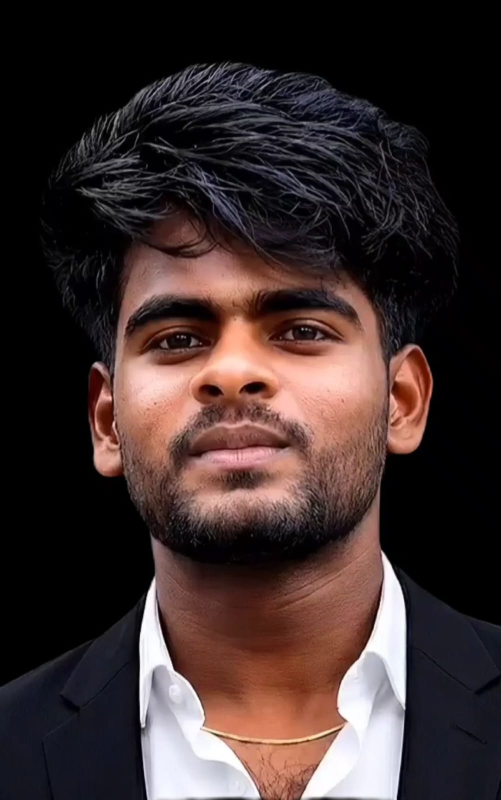
#> input picture face/1.jpeg, 1002 x 1600 px (shown at 1/2 size); its folder holds only this picture in this run
$ python align_portraits.py
#> lines starting #> are read from the running program, lines starting #| are printed output that depends on the picture
import os
import glob
from PIL import Image

def get_aligned_portrait(filepath):
#> called with filepath = 'face/1.jpeg'
    img = Image.open(filepath)
#> img is the input picture: PIL image 1002x1600 RGB; mean R, G, B 61.9, 46.8, 45.7
    w, h = img.size
#> w = 1002; h = 1600

    # Standardize scale: resize to height = 1600 (width will scale proportionally)
    target_h = 1600
    scale = target_h / h
#> scale = 1
    new_w = int(w * scale)
#> new_w = 1002
    img_resized = img.resize((new_w, target_h), Image.Resampling.LANCZOS if hasattr(Image, 'Resampling') else Image.BICUBIC)

    # Grayscale for face detection
    gray = img_resized.convert('L')
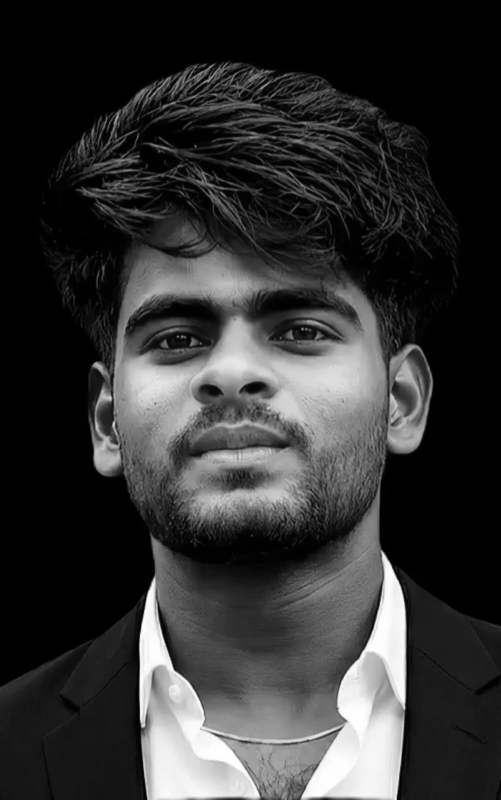
#> gray: PIL image 1002x1600 L (shown at 1/2 size); min 0, max 255, mean 51.2
    pixels = gray.load()

    # Skin bounds detection (Y: 240 to 1120 in 1600px height scale)
    x_coords = []
    for y in range(int(target_h * 0.15), int(target_h * 0.7)):
        for x in range(new_w):
            if pixels[x, y] > 80:
                x_coords.append(x)

    if x_coords:
        face_x = (min(x_coords) + max(x_coords)) / 2
    else:
        face_x = new_w / 2

    # Crop a 3:4 box (e.g. width = 1002, height = 1336) centered on face_x
    crop_w = 1002
    crop_h = 1336

    left = int(face_x - crop_w / 2)
    # Clamp left boundary
    left = max(0, min(left, new_w - crop_w))
#> left = 0
    right = left + crop_w
#> right = 1002
    top = 80 # Leave about 80px space on top
    bottom = top + crop_h

    img_cropped = img_resized.crop((left, top, right, bottom))
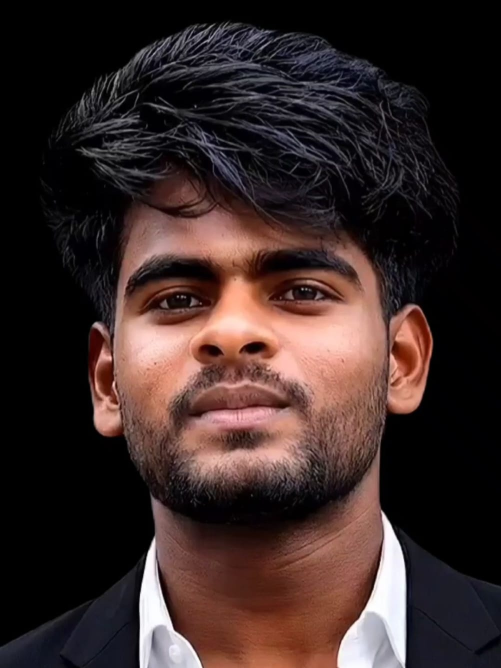
#> img_cropped: PIL image 1002x1336 RGB (shown at 1/2 size); mean R, G, B 57.6, 41.3, 39.6
    # Resize to standard size (e.g., 600x800)
    return img_cropped.resize((600, 800), Image.Resampling.LANCZOS if hasattr(Image, 'Resampling') else Image.BICUBIC)
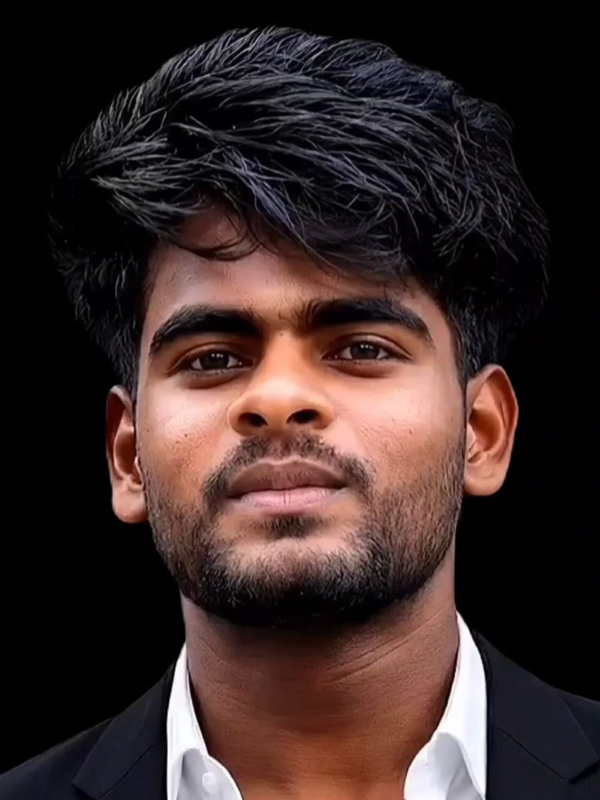
#> returned value: PIL image 600x800 RGB; mean R, G, B 57.6, 41.3, 39.6

def main():
    face_dir = r"c:\client\Hareesh\Project\Hareesh_Portfolio\face"
    jpegs = sorted(glob.glob(os.path.join(face_dir, "*.jpeg")))

    if not jpegs:
        print("No JPEGs found!")
        return

    aligned_images = []
    for f in jpegs:
        print(f"Aligning {os.path.basename(f)}...")
        aligned = get_aligned_portrait(f)
        aligned_images.append((os.path.basename(f), aligned))

    # Save a horizontal grid for visual inspection
    total_w = 600 * len(aligned_images)
#> total_w = 600
    total_h = 800
    grid = Image.new('RGB', (total_w, total_h))
#> grid: PIL image 600x800 RGB; every value is 0

    for idx, (name, img) in enumerate(aligned_images):
        grid.paste(img, (idx * 600, 0))
        # Save individually as portrait_X.png
        img.save(os.path.join(face_dir, f"portrait_{idx}.png"))
#> this loop made 1 pass
#> name on pass 1: '1.jpeg'

    grid_path = os.path.join(face_dir, "portrait_grid.jpg")
    grid.save(grid_path)
    print(f"Grid saved to {grid_path}")
#| Grid saved to c:\client\Hareesh\Project\Hareesh_Portfolio\face/portrait_grid.jpg

if __name__ == "__main__":
    main()

$ run again, on face/5.jpeg
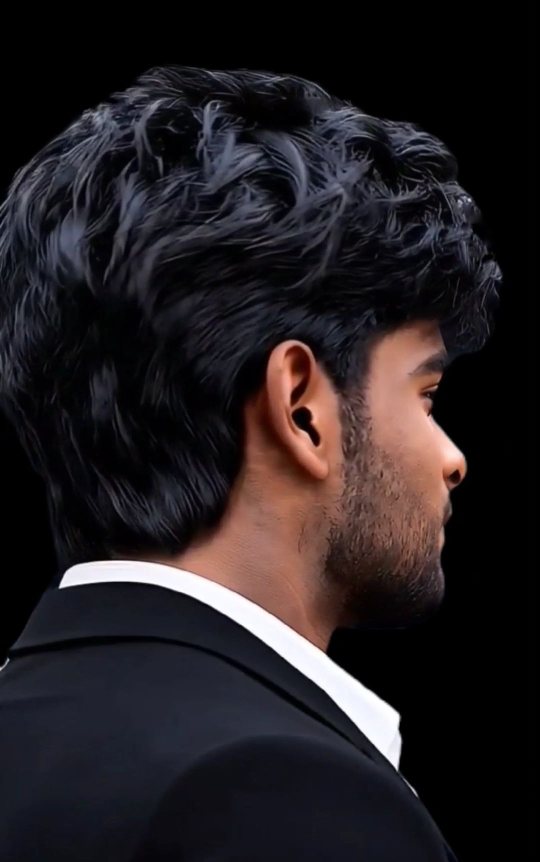
#> input picture face/5.jpeg, 1080 x 1724 px (shown at 1/2 size)
#> in get_aligned_portrait, img is the input picture: PIL image 1080x1724 RGB; mean R, G, B 35.6, 30.1, 33.2
#> in get_aligned_portrait, `gray = img_resized.convert('L')`:
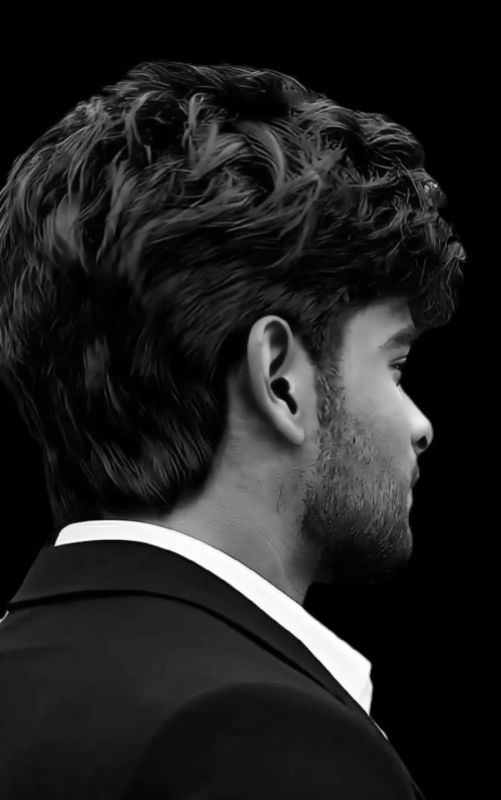
#> gray: PIL image 1002x1600 L (shown at 1/2 size); min 0, max 255, mean 32.1
#> in get_aligned_portrait, `return img_cropped.resize((600, 800), Image.Resampling.LANCZOS if hasa..`:
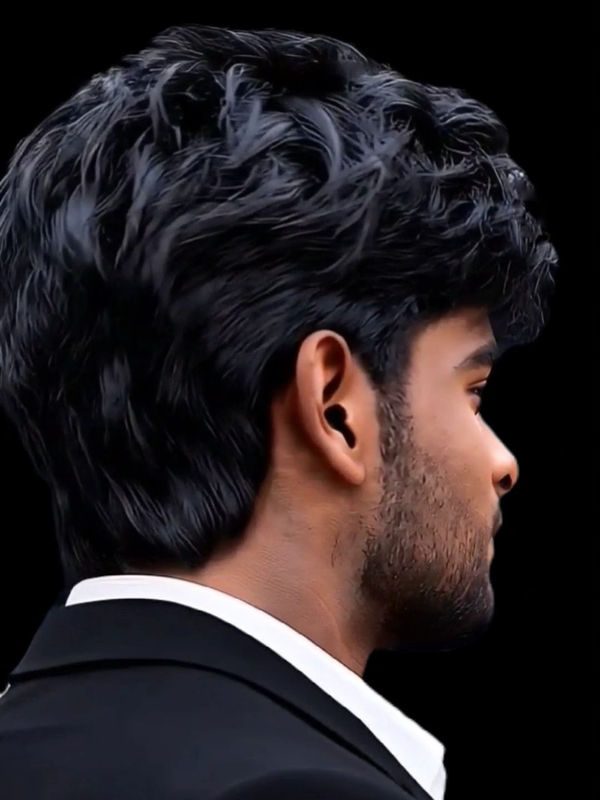
#> returned value: PIL image 600x800 RGB; mean R, G, B 40.5, 33.8, 36.6
#> total_w = 600
#> grid: PIL image 600x800 RGB; every value is 0
#> the loop in main, `for idx, (name, img) in enumerate(aligned_images):` made 1 pass
#> name on pass 1: '5.jpeg'
#| Grid saved to c:\client\Hareesh\Project\Hareesh_Portfolio\face/portrait_grid.jpg

$ run again, on face/6.jpeg
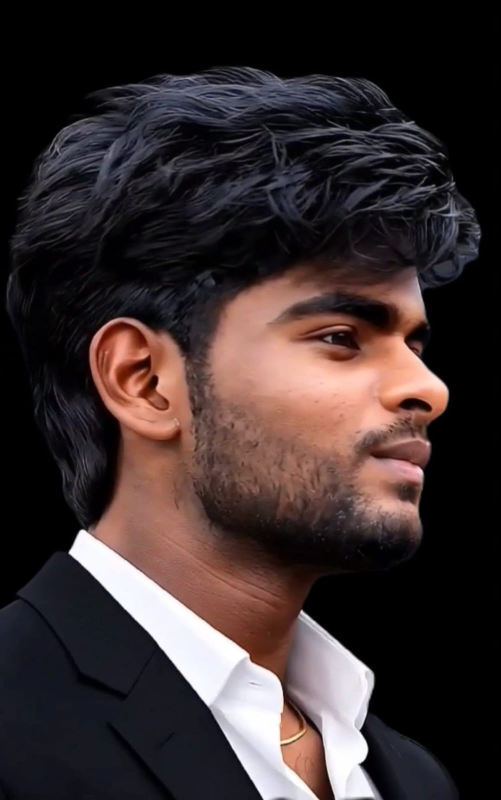
#> input picture face/6.jpeg, 1002 x 1600 px (shown at 1/2 size)
#> in get_aligned_portrait, img is the input picture: PIL image 1002x1600 RGB; mean R, G, B 59.1, 47, 47.4
#> in get_aligned_portrait, `gray = img_resized.convert('L')`:
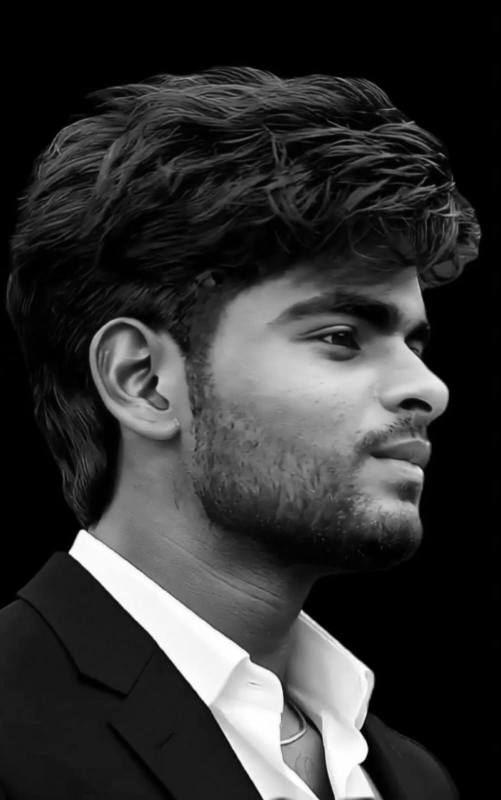
#> gray: PIL image 1002x1600 L (shown at 1/2 size); min 0, max 255, mean 50.6
#> in get_aligned_portrait, `return img_cropped.resize((600, 800), Image.Resampling.LANCZOS if hasa..`:
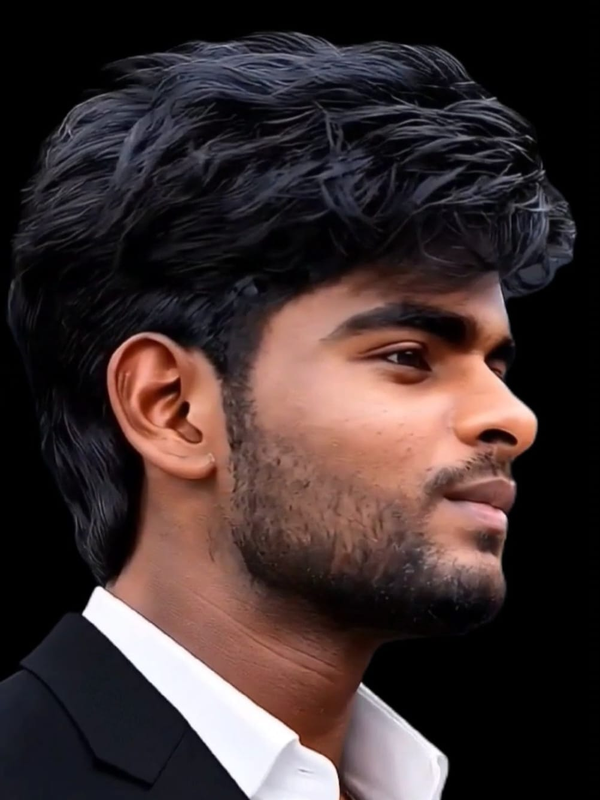
#> returned value: PIL image 600x800 RGB; mean R, G, B 61.5, 47.5, 47.2
#> total_w = 600
#> grid: PIL image 600x800 RGB; every value is 0
#> the loop in main, `for idx, (name, img) in enumerate(aligned_images):` made 1 pass
#> name on pass 1: '6.jpeg'
#| Grid saved to c:\client\Hareesh\Project\Hareesh_Portfolio\face/portrait_grid.jpg

$ run again, on face/2.jpeg
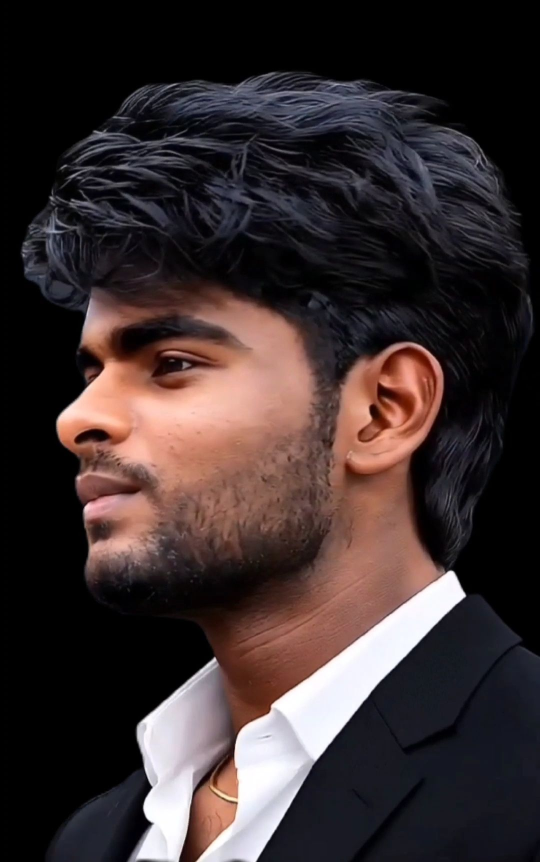
#> input picture face/2.jpeg, 1080 x 1724 px (shown at 1/2 size)
#> in get_aligned_portrait, img is the input picture: PIL image 1080x1724 RGB; mean R, G, B 59, 47, 47.3
#> in get_aligned_portrait, `gray = img_resized.convert('L')`:
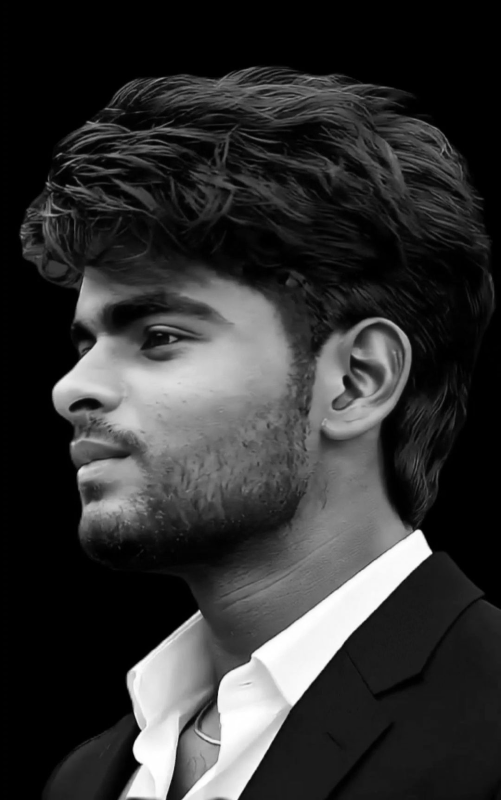
#> gray: PIL image 1002x1600 L (shown at 1/2 size); min 0, max 255, mean 50.6
#> in get_aligned_portrait, `return img_cropped.resize((600, 800), Image.Resampling.LANCZOS if hasa..`:
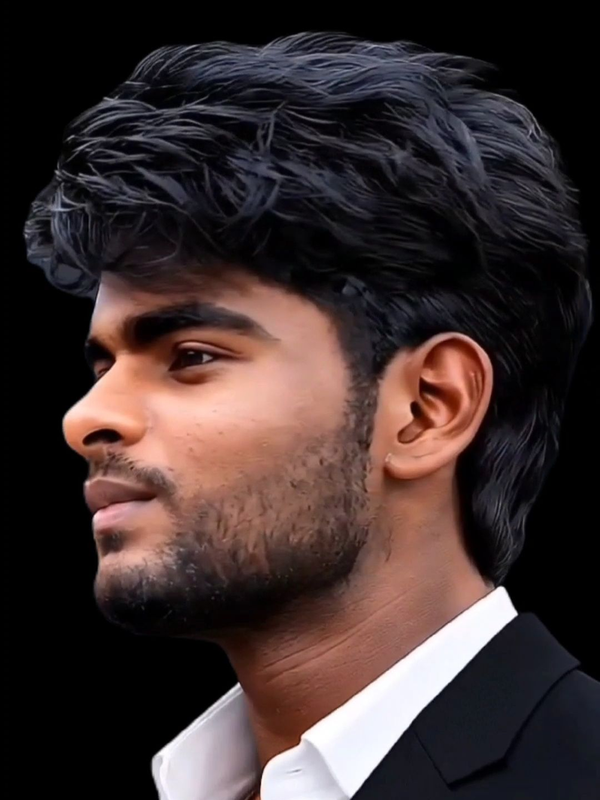
#> returned value: PIL image 600x800 RGB; mean R, G, B 61.4, 47.5, 47.1
#> total_w = 600
#> grid: PIL image 600x800 RGB; every value is 0
#> the loop in main, `for idx, (name, img) in enumerate(aligned_images):` made 1 pass
#> name on pass 1: '2.jpeg'
#| Grid saved to c:\client\Hareesh\Project\Hareesh_Portfolio\face/portrait_grid.jpg
